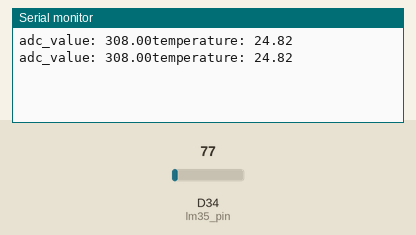
Bench run of a sketch on a simulated Arduino Due. On the bench: the last lines printed to the serial monitor. Inputs (shaded band) come from the test bench; at power-on: D34 (lm35_pin) = 77 (analog values on the 0–1023 scale).

Above: at 2.8 s.
2.9 s: D34 (lm35_pin) set to 92
At 4.5 s:
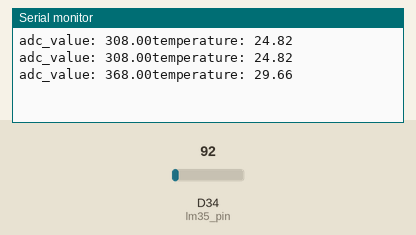
5.6 s: D34 (lm35_pin) set to 107
At 7.3 s:
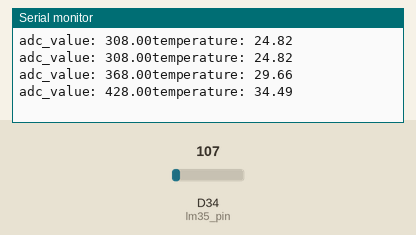
Timing chart, 0 to 8.8 s (numbered marks = the images above; inputs shaded):
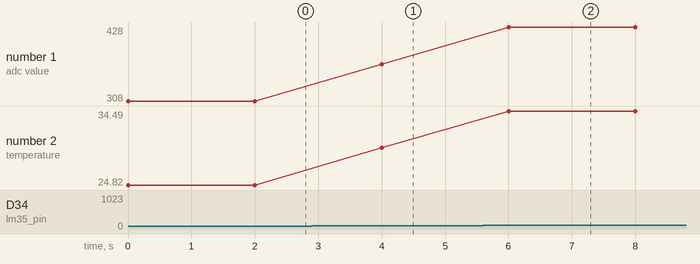

The sketch:

iotscketch.ino
```cpp
const int lm35_pin = 34;
const float factor = 0.080586;
void setup() {
  // put your setup code here, to run once:
  analogReadResolution(12);
  Serial.begin(115200);
}

void loop() {
  // put your main code here, to run repeatedly:
  float analogValue = analogRead(lm35_pin);
  float temp = (factor * analogValue);
  Serial.println("adc_value: " + String(analogValue) + "temperature: " + String(temp));

  delay(2000);
}
```

Measured:
- after the input at 2.9 s, the serial monitor: prints a new line after 1.1 s (image 1)
- after the input at 5.6 s, the serial monitor: prints a new line after 0.40 s (image 2)
- plotted number 1: 308 → 368 after the input at 2.9 s, 368 → 428 after the input at 5.6 s
- plotted number 2: 24.82 → 29.66 after the input at 2.9 s, 29.66 → 34.49 after the input at 5.6 s
